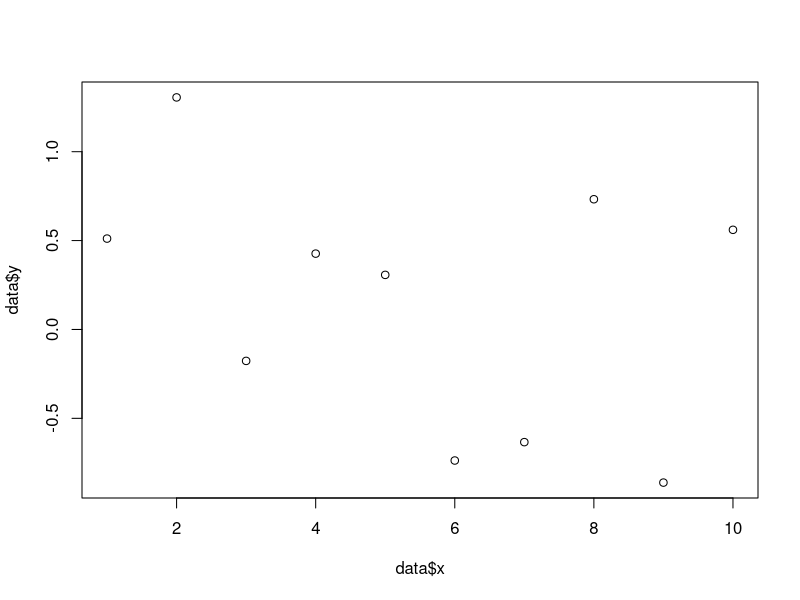

R code for this plot:
## ---- chunk 1
#| code-fold: true
#| echo: false
#| error: false
#| message: false

# Load a library
library(ggplot2)

# Create some sample data
data <- data.frame(
  x = 1:10,
  y = rnorm(10)
)

# Make a plot
plot(data$x, data$y)
